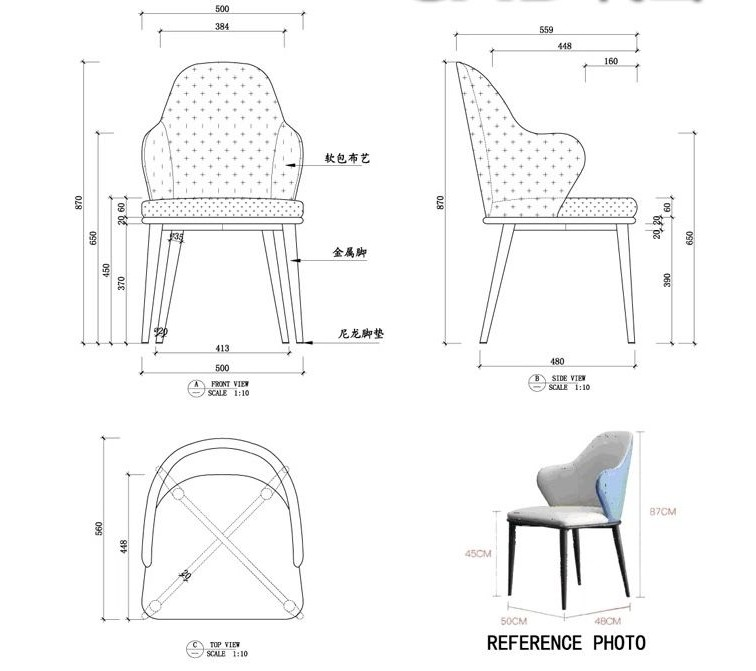
#> input picture assets/blueprints/chairblueprint1.jpg, 756 x 671 px
$ python main.py
#> lines starting #> are read from the running program, lines starting #| are printed output that depends on the picture; after the words box and inside, x2 and y2 are one past the last pixel; in counts of white or black regions, pixels touching at a corner belong together
### src/blueprint/blueprint_model.py
import cv2
import numpy as np


class BlueprintModel:
    def __init__(self, image_path):
        self.image_path = image_path

        self.image = None
        self.gray = None
        self.edges = None

        self.views = {}
        self.dimensions = {}

        self.scale_factor = None
        self.front_contour = None
        self.side_contour = None

        self.point_cloud = None


    # LOAD & PREPROCESS

    def load_image(self):
        self.image = cv2.imread(self.image_path)
        if self.image is None:
            raise ValueError("Blueprint image could not be loaded")
        print("Blueprint image loaded successfully")

    def preprocess(self):
        self.gray = cv2.cvtColor(self.image, cv2.COLOR_BGR2GRAY)
        blurred = cv2.GaussianBlur(self.gray, (5, 5), 0)
        self.edges = cv2.Canny(blurred, 50, 150)
        print("Blueprint preprocessing completed")


    # VIEW SPLITTING

    def split_views(self):
        h, w = self.edges.shape
        self.views["front"] = self.edges[0:h // 2, 0:w // 2]
        self.views["side"]  = self.edges[0:h // 2, w // 2:w]
        print("Blueprint views separated")


    # DIMENSIONS

    def extract_dimensions(self, view_name):
        view = self.views[view_name]
        contours, _ = cv2.findContours(view, cv2.RETR_EXTERNAL, cv2.CHAIN_APPROX_SIMPLE)
        valid = [c for c in contours if cv2.contourArea(c) > 500]
        largest = max(valid, key=cv2.contourArea)
        _, _, w, h = cv2.boundingRect(largest)
        self.dimensions[view_name] = {"width": w, "height": h}
        print(f"{view_name.upper()} dimensions (px): {w} x {h}")
        return w, h


    # CONTOURS

    def extract_contour(self, view_name):
        view = self.views[view_name]
        contours, _ = cv2.findContours(view, cv2.RETR_EXTERNAL, cv2.CHAIN_APPROX_NONE)
        valid = [c for c in contours if cv2.contourArea(c) > 500]
        main = max(valid, key=cv2.contourArea)
        print(f"{view_name.upper()} contour points: {len(main)}")
        return main


    # SCALE

    def compute_scale(self, pixel_height, real_height_cm):
        self.scale_factor = real_height_cm / pixel_height
        print(f"Scale factor: 1 px = {self.scale_factor:.4f} cm")


    # REAL DIMENSIONS

    def get_real_dimensions_cm(self):
        return {
            "width":  self.dimensions["front"]["width"] * self.scale_factor,
            "height": self.dimensions["front"]["height"] * self.scale_factor,
            "depth":  self.dimensions["side"]["width"] * self.scale_factor
        }


    # POINT CLOUD

    def generate_2_5d_point_cloud(self):
        self.front_contour = self.extract_contour("front")
        self.side_contour  = self.extract_contour("side")

        front_pts = self.front_contour.reshape(-1, 2) * self.scale_factor
        side_pts  = self.side_contour.reshape(-1, 2) * self.scale_factor

        depth_map = {}
        for x, y in side_pts:
            depth_map.setdefault(round(y, 2), []).append(x)

        cloud = []
        for x, y in front_pts:
            z = np.mean(depth_map.get(round(y, 2), [0]))
            cloud.append([x, y, z])

        self.point_cloud = np.array(cloud, dtype=np.float32)
        print("2.5D point cloud generated:", self.point_cloud.shape)
        return self.point_cloud

    def save_point_cloud(self, filename):
        np.savetxt(filename, self.point_cloud, fmt="%.3f")
        print(f"Saved point cloud → {filename}")

### src/chair_builder.py
import trimesh


class ChairBuilder:
    def __init__(self, scale_cm):
        self.scale = scale_cm

    def build_from_params(self, params):
        meshes = []

        seat = trimesh.creation.box(
            extents=[params["seat"]["width"],
                     params["seat"]["thickness"],
                     params["seat"]["depth"]]
        )
        seat.apply_translation([0, params["seat"]["height"], 0])
        meshes.append(seat)

        back = trimesh.creation.box(
            extents=[params["back"]["width"],
                     params["back"]["height"],
                     params["back"]["thickness"]]
        )
        back.apply_translation([0,
                                params["seat"]["height"] + params["back"]["height"]/2,
                                -params["seat"]["depth"]/2])
        meshes.append(back)

        leg_h = params["legs"]["height"]
        s = params["legs"]["size"]

        offsets = [
            (-params["seat"]["width"]/2, 0, -params["seat"]["depth"]/2),
            ( params["seat"]["width"]/2, 0, -params["seat"]["depth"]/2),
            (-params["seat"]["width"]/2, 0,  params["seat"]["depth"]/2),
            ( params["seat"]["width"]/2, 0,  params["seat"]["depth"]/2),
        ]

        for x, y, z in offsets:
            leg = trimesh.creation.box(extents=[s, leg_h, s])
            leg.apply_translation([x, leg_h/2, z])
            meshes.append(leg)

        return trimesh.util.concatenate(meshes)

### src/main.py
import os
import numpy as np
from blueprint.blueprint_model import BlueprintModel
from chair_builder import ChairBuilder


def main():
    # -------------------------------------------------
    # ALWAYS RESOLVE PATH FROM THIS FILE LOCATION
    # -------------------------------------------------
    SRC_DIR = os.path.dirname(os.path.abspath(__file__))          # /src
    PROJECT_ROOT = os.path.dirname(SRC_DIR)                       # /LumeoApp

    image_path = os.path.join(
        PROJECT_ROOT,
        "assets",
        "blueprints",
        "chairblueprint1.jpg"
    )

    if not os.path.exists(image_path):
        raise FileNotFoundError(f"Blueprint not found at: {image_path}")

    print("Using blueprint:", image_path)

    # -------------------------------------------------
    # PIPELINE
    # -------------------------------------------------
    model = BlueprintModel(image_path)
    model.load_image()
#> in load_image, self.image is the input picture: shape (671, 756, 3); mean B, G, R 248, 247.9, 247.9
    model.preprocess()
#> in preprocess, `self.edges = cv2.Canny(blurred, 50, 150)`:
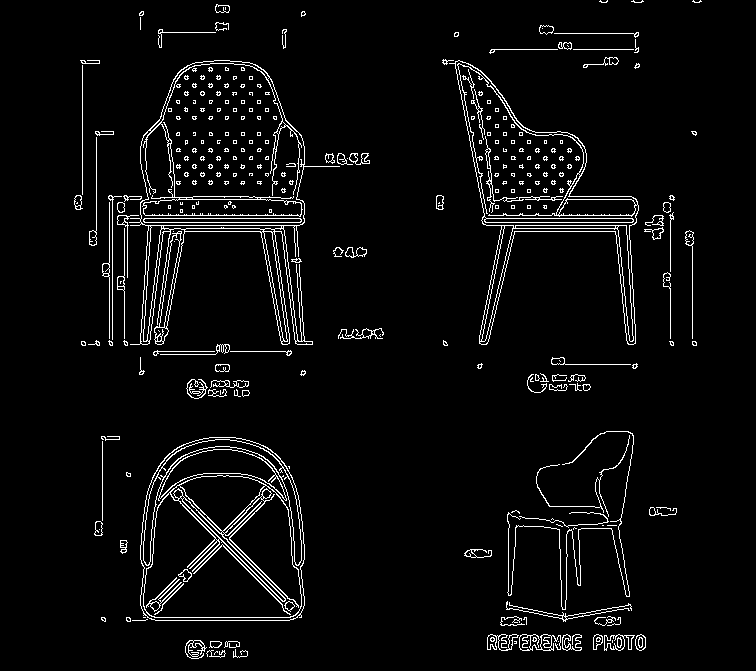
#> self.edges: shape (671, 756); 4.3% white in thin lines or dots, all inside (x1, y1, x2, y2) = (74, 0, 702, 659)
    model.split_views()

    _, front_h = model.extract_dimensions("front")
#> in extract_dimensions, `view = self.views[view_name]`:
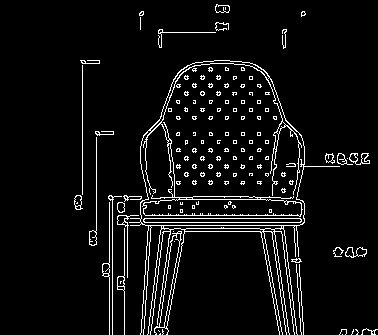
#> view: shape (335, 378); 5.8% white in thin lines or dots, all inside (x1, y1, x2, y2) = (74, 4, 378, 335)
#> in extract_dimensions, `contours, _ = cv2.findContours(view, cv2.RETR_EXTERNAL, cv2.CHAIN_APPR..`: contours = 37 contours, 24 with area under 20; largest, box (x1, y1, x2, y2) and area: (129, 60, 340, 335) 23887, (345, 247, 367, 258) 126, (349, 153, 370, 165) 108, (89, 137, 97, 246) 94, (215, 4, 230, 13) 92
#> in extract_dimensions, `valid = [c for c in contours if cv2.contourArea(c) > 500]`: valid = 1 contour; box (x1, y1, x2, y2) and area: (129, 60, 340, 335) 23887
#> in extract_dimensions, `largest = max(valid, key=cv2.contourArea)`: largest = contour of 1047 points, box (x1, y1, x2, y2) (129, 60, 340, 335), area 23887
#> in extract_dimensions, `_, _, w, h = cv2.boundingRect(largest)`: w = 211; h = 275
#| FRONT dimensions (px): 211 x 275
#> front_h = 275
    model.extract_dimensions("side")
#> call 2 of extract_dimensions, with view_name = 'side'
#> in extract_dimensions (call 2), `view = self.views[view_name]`:
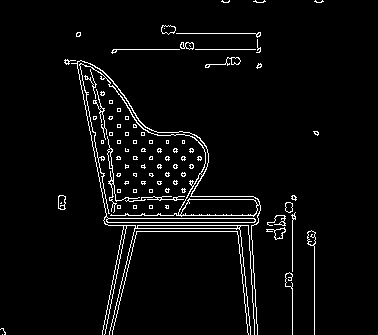
#> view: shape (335, 378); 4% white in thin lines or dots, all inside (x1, y1, x2, y2) = (0, 0, 324, 335)
#> in extract_dimensions (call 2), `contours, _ = cv2.findContours(view, cv2.RETR_EXTERNAL, cv2.CHAIN_APPR..`: contours = 80 contours, 69 with area under 20; largest, box (x1, y1, x2, y2) and area: (71, 60, 261, 335) 2606, (107, 136, 185, 213) 109, (307, 230, 316, 335) 97, (161, 25, 176, 35) 93, (58, 195, 66, 210) 88
#> in extract_dimensions (call 2), `valid = [c for c in contours if cv2.contourArea(c) > 500]`: valid = 1 contour; box (x1, y1, x2, y2) and area: (71, 60, 261, 335) 2606
#> in extract_dimensions (call 2), `largest = max(valid, key=cv2.contourArea)`: largest = contour of 1223 points, box (x1, y1, x2, y2) (71, 60, 261, 335), area 2606
#> in extract_dimensions (call 2), `_, _, w, h = cv2.boundingRect(largest)`: w = 190
#| SIDE dimensions (px): 190 x 275

    model.compute_scale(front_h, real_height_cm=90)
#> in compute_scale, `self.scale_factor = real_height_cm / pixel_height`: self.scale_factor = 0.327
#| Scale factor: 1 px = 0.3273 cm

    model.generate_2_5d_point_cloud()
#> in extract_contour, `contours, _ = cv2.findContours(view, cv2.RETR_EXTERNAL, cv2.CHAIN_APPR..`: contours = 37 contours, 24 with area under 20; largest, box (x1, y1, x2, y2) and area: (129, 60, 340, 335) 23887, (345, 247, 367, 258) 126, (349, 153, 370, 165) 108, (89, 137, 97, 246) 94, (215, 4, 230, 13) 92
#> in extract_contour, `valid = [c for c in contours if cv2.contourArea(c) > 500]`: valid = 1 contour; box (x1, y1, x2, y2) and area: (129, 60, 340, 335) 23887
#> in extract_contour, `main = max(valid, key=cv2.contourArea)`: main = contour of 3552 points, box (x1, y1, x2, y2) (129, 60, 340, 335), area 23887
#| FRONT contour points: 3552
#> in generate_2_5d_point_cloud, `self.front_contour = self.extract_contour("front")`: self.front_contour has the same summary as main in extract_contour
#> in extract_contour (call 2), `contours, _ = cv2.findContours(view, cv2.RETR_EXTERNAL, cv2.CHAIN_APPR..`: contours = 80 contours, 69 with area under 20; largest, box (x1, y1, x2, y2) and area: (71, 60, 261, 335) 2606, (107, 136, 185, 213) 109, (307, 230, 316, 335) 97, (161, 25, 176, 35) 93, (58, 195, 66, 210) 88
#> in extract_contour (call 2), `valid = [c for c in contours if cv2.contourArea(c) > 500]`: valid = 1 contour; box (x1, y1, x2, y2) and area: (71, 60, 261, 335) 2606
#| SIDE contour points: 3672
#> in generate_2_5d_point_cloud, `self.side_contour  = self.extract_contour("side")`: self.side_contour = contour of 3672 points, box (x1, y1, x2, y2) (71, 60, 261, 335), area 2606
#> in generate_2_5d_point_cloud, `front_pts = self.front_contour.reshape(-1, 2) * self.scale_factor`: front_pts = 3552 pairs, first value 42.22 to 110.9, second value 19.64 to 109.3
#> in generate_2_5d_point_cloud, `side_pts  = self.side_contour.reshape(-1, 2) * self.scale_factor`: side_pts = 3672 pairs, first value 23.24 to 85.09, second value 19.64 to 109.3
#> the loop in generate_2_5d_point_cloud, `for x, y in side_pts:` made 3672 passes
#> (x, y) on passes 1 to 3: (26.18, 19.64), (25.85, 19.96), (25.53, 19.96)
#> after the loop in generate_2_5d_point_cloud, `for x, y in side_pts:`: depth_map = 275 items
#> the loop in generate_2_5d_point_cloud, `for x, y in front_pts:` made 3552 passes
#> (x, y, z) on passes 1 to 3: (70.04, 19.64, 26.35), (69.71, 19.96, 26.35), (69.38, 19.96, 26.35)
#> after the loop in generate_2_5d_point_cloud, `for x, y in front_pts:`: cloud = 3552 items, first 6: [70.04, 19.64, 26.35], [69.71, 19.96, 26.35], [69.38, 19.96, 26.35], [69.05, 19.96, 26.35], [68.73, 19.96, 26.35], [68.4, 19.96, 26.35]
#| 2.5D point cloud generated: (3552, 3)
    model.save_point_cloud("stage1_chair_pointcloud.txt")

    dims = model.get_real_dimensions_cm()
#> dims = {'width': 69.05, 'height': 90, 'depth': 62.18}

    chair_params = {
        "seat": {
            "width": dims["width"],
            "depth": dims["depth"],
            "thickness": 3,
            "height": dims["height"] * 0.45
        },
        "back": {
            "width": dims["width"],
            "height": dims["height"] * 0.55,
            "thickness": 3
        },
        "legs": {
            "size": 4,
            "height": dims["height"] * 0.45
        }
    }

    builder = ChairBuilder(scale_cm=model.scale_factor)
#> in __init__, `self.scale = scale_cm`: self.scale = 0.327
    chair = builder.build_from_params(chair_params)

    chair.export("final_chair.obj")
    print("✅ FULL FEATURE COMPLETE — final_chair.obj created")


if __name__ == "__main__":
    main()
#> (the call stopped at in build_from_params, `seat = trimesh.creation.box( extents=[params["seat"]["width"], params[..`: trimesh is not available in this run)
